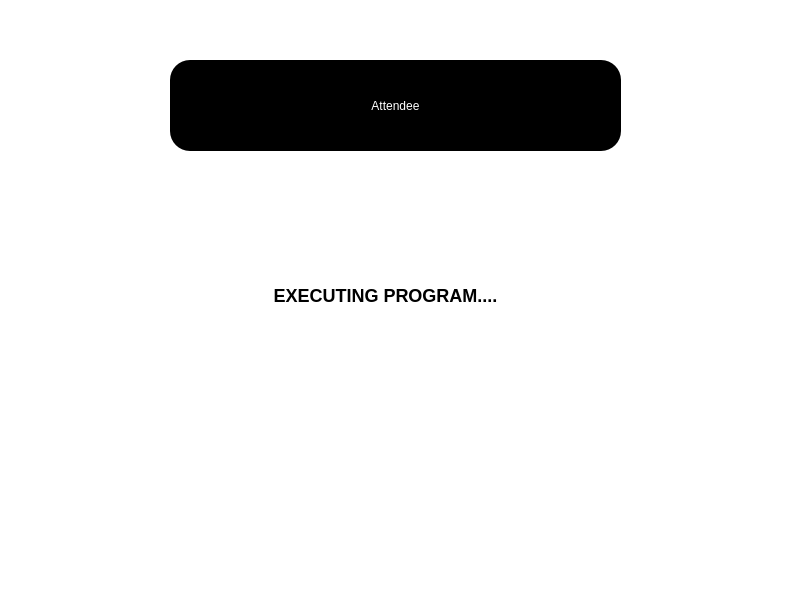
<?xml version="1.0" encoding="UTF-8"?>
<ui version="4.0">
 <class>Attendee</class>
 <widget class="QMainWindow" name="Attendee">
  <property name="geometry">
   <rect>
    <x>0</x>
    <y>0</y>
    <width>800</width>
    <height>600</height>
   </rect>
  </property>
  <property name="windowTitle">
   <string>MainWindow</string>
  </property>
  <property name="styleSheet">
   <string notr="true">background-color: white;</string>
  </property>
  <widget class="QWidget" name="centralwidget">
   <widget class="QLabel" name="label">
    <property name="geometry">
     <rect>
      <x>170</x>
      <y>60</y>
      <width>451</width>
      <height>91</height>
     </rect>
    </property>
    <property name="styleSheet">
     <string notr="true">background-color: black;
font: bold 27pt &quot;Bahnschrift&quot;;
padding: 0.5em 1.5em;
color: #fff;
border-radius: 20px;</string>
    </property>
    <property name="text">
     <string>Attendee</string>
    </property>
    <property name="alignment">
     <set>Qt::AlignCenter</set>
    </property>
   </widget>
   <widget class="QPushButton" name="pushButton_2">
    <property name="geometry">
     <rect>
      <x>220</x>
      <y>270</y>
      <width>331</width>
      <height>51</height>
     </rect>
    </property>
    <property name="styleSheet">
     <string notr="true">border: none;
font: bold 18px;
font-family: Arial;
color: black;
background-color: white;</string>
    </property>
    <property name="text">
     <string>EXECUTING PROGRAM....</string>
    </property>
   </widget>
  </widget>
 </widget>
 <resources/>
 <connections/>
</ui>
